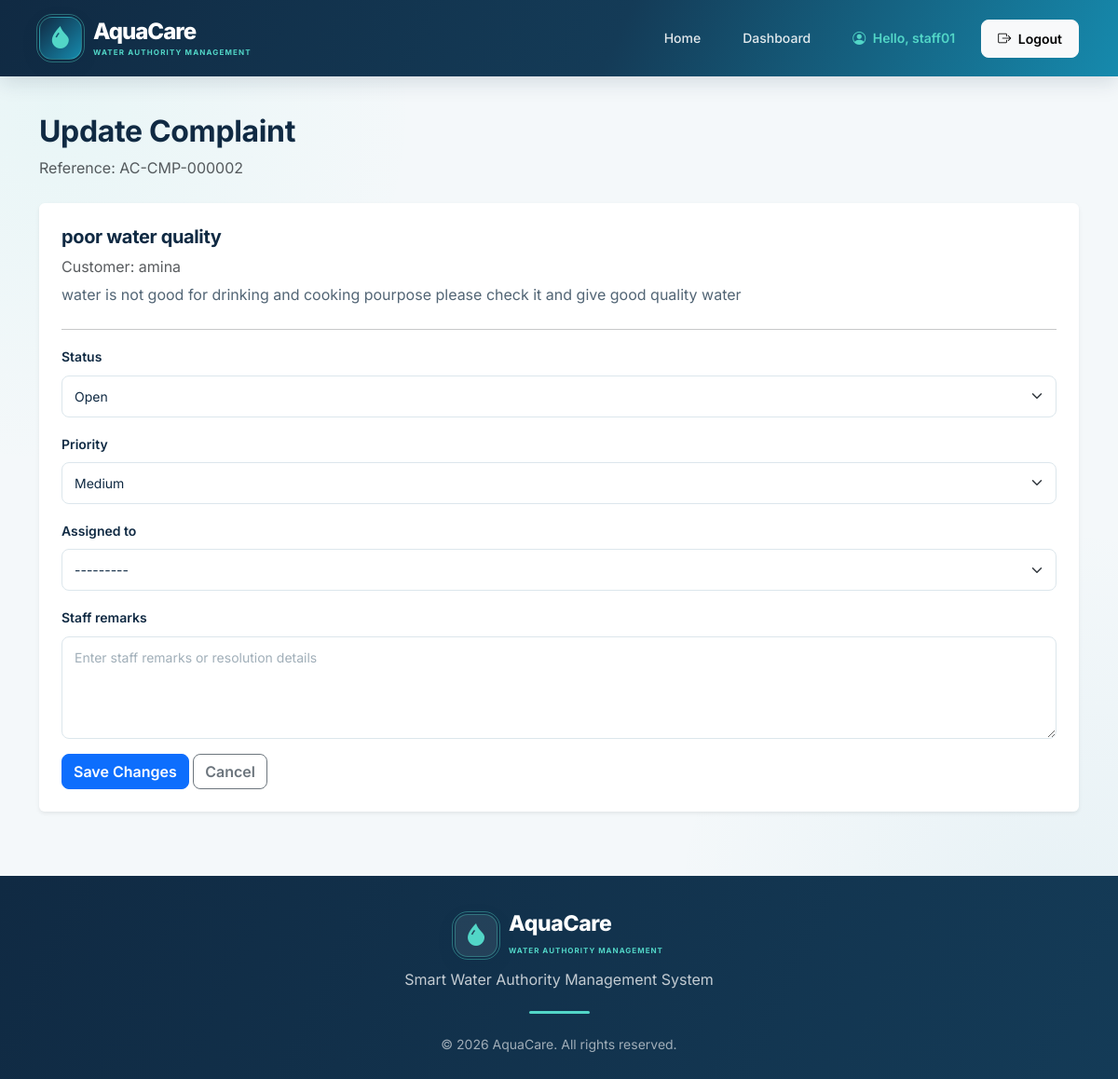
The app's page /staff/complaints/2/update/ (signed in) with its own data.
### accounts/models.py (models this page shows)
class CustomUser(AbstractUser):
    class Role(models.TextChoices):
        CUSTOMER = 'CUSTOMER', 'Customer'
        STAFF = 'STAFF', 'Water Authority Staff'
        MANAGER = 'MANAGER', 'Department Manager'
    role = models.CharField(
        max_length=20,
        choices=Role.choices,
        default=Role.CUSTOMER
    )
    phone_number = models.CharField(
        max_length=15,
        blank=True,
        null=True
    )
    address = models.TextField(
        blank=True,
        null=True
    )
    def __str__(self):
        return f"{self.username} - {self.get_role_display()}"

### complaints/models.py (models this page shows, shortened)
class Complaint(models.Model):
    class Category(models.TextChoices):
        WATER_SUPPLY = 'WATER_SUPPLY', 'Water Supply Issue'
        LEAKAGE = 'LEAKAGE', 'Water Leakage'
        BILLING = 'BILLING', 'Billing Issue'
        METER = 'METER', 'Meter Problem'
        QUALITY = 'QUALITY', 'Water Quality Issue'
        OTHER = 'OTHER', 'Other'
    class Status(models.TextChoices):
        OPEN = 'OPEN', 'Open'
        IN_PROGRESS = 'IN_PROGRESS', 'In Progress'
        RESOLVED = 'RESOLVED', 'Resolved'
        CLOSED = 'CLOSED', 'Closed'
    class Priority(models.TextChoices):
        LOW = 'LOW', 'Low'
        MEDIUM = 'MEDIUM', 'Medium'
        HIGH = 'HIGH', 'High'
        URGENT = 'URGENT', 'Urgent'
    customer = models.ForeignKey(
        settings.AUTH_USER_MODEL,
        on_delete=models.CASCADE,
        related_name='complaints'
    )
    complaint_number = models.CharField(
        max_length=30,
        unique=True,
        blank=True,
        null=True
    )
    category = models.CharField(
        max_length=30,
        choices=Category.choices
    )
    subject = models.CharField(max_length=200)
    description = models.TextField()
    priority = models.CharField(
        max_length=20,
        choices=Priority.choices,
        default=Priority.MEDIUM
    )
    status = models.CharField(
        max_length=20,
        choices=Status.choices,
        default=Status.OPEN
    )
    assigned_to = models.ForeignKey(
        settings.AUTH_USER_MODEL,
        on_delete=models.SET_NULL,
        null=True,
        blank=True,
        related_name='assigned_complaints'
    )
    staff_remarks = models.TextField(blank=True)
    submitted_at = models.DateTimeField(auto_now_add=True)
    updated_at = models.DateTimeField(auto_now=True)
    resolved_at = models.DateTimeField(null=True, blank=True)
    class Meta:
        ordering = ['-submitted_at']

### complaints/views.py (the view)
@login_required
def update_complaint(request, complaint_id):
    if not staff_or_manager_required(request.user):
        raise PermissionDenied(
            'Only staff or managers can update complaints.'
        )
    complaint = get_object_or_404(
        Complaint,
        id=complaint_id
    )
    if request.method == 'POST':
        form = ComplaintUpdateForm(
            request.POST,
            instance=complaint
        )
        if form.is_valid():
            updated_complaint = form.save(commit=False)
            if updated_complaint.status in [
                Complaint.Status.RESOLVED,
                Complaint.Status.CLOSED
            ]:
                if not updated_complaint.resolved_at:
                    updated_complaint.resolved_at = timezone.now()
            else:
                updated_complaint.resolved_at = None
            updated_complaint.save()
            messages.success(
                request,
                'Complaint updated successfully.'
            )
            return redirect(
                'complaint_detail',
                complaint_id=complaint.id
            )
    else:
        form = ComplaintUpdateForm(instance=complaint)
    return render(
        request,
        'complaints/update_complaint.html',
        {
            'form': form,
            'complaint': complaint
        }
    )

### complaints/forms.py
class ComplaintUpdateForm(forms.ModelForm):
    class Meta:
        model = Complaint
        fields = [
            'status',
            'priority',
            'assigned_to',
            'staff_remarks',
        ]
        widgets = {
            'status': forms.Select(
                attrs={'class': 'form-select'}
            ),
            'priority': forms.Select(
                attrs={'class': 'form-select'}
            ),
            'assigned_to': forms.Select(
                attrs={'class': 'form-select'}
            ),
            'staff_remarks': forms.Textarea(
                attrs={
                    'class': 'form-control',
                    'rows': 4,
                    'placeholder': 'Enter staff remarks or resolution details'
                }
            ),
        }
    def __init__(self, *args, **kwargs):
        super().__init__(*args, **kwargs)
        self.fields['assigned_to'].queryset = (
            CustomUser.objects.filter(
                role=CustomUser.Role.STAFF,
                is_active=True
            ).order_by('username')
        )
        self.fields['assigned_to'].required = False

### complaints/views.py (called while the page is built)
def staff_or_manager_required(user):
    return (
        user.is_authenticated
        and user.role in [
            CustomUser.Role.STAFF,
            CustomUser.Role.MANAGER
        ]
    )

### templates/complaints/update_complaint.html (shortened to what this page needs)
{% extends 'base.html' %}
{% block content %}
<div class="container py-4">
    <div class="mb-4">
        <h2>Update Complaint</h2>
        <p class="text-muted">
            Reference: {{ complaint.complaint_number }}
        </p>
    </div>
    <div class="card border-0 shadow-sm">
        <div class="card-body p-4">
            <div class="mb-4">
                <h5>{{ complaint.subject }}</h5>
                <p class="text-muted mb-1">
                    Customer: {{ complaint.customer.username }}
                </p>
                <p class="mb-0">
                    {{ complaint.description }}
                </p>
            </div>
            <hr>
            <form method="POST">
                {% for field in form %}
                    <div class="mb-3">
                        <label class="form-label fw-semibold">
                            {{ field.label }}
                        </label>
                        {{ field }}
                    </div>
                {% endfor %}
                <button type="submit" class="btn btn-primary">
                    Save Changes
                </button>
                <a href="{% url 'complaint_detail' complaint.id %}"
                   class="btn btn-outline-secondary">
                    Cancel
                </a>
            </form>
        </div>
    </div>
</div>
{% endblock %}

### templates/base.html (shortened to what this page needs)
{% load static %}
<!DOCTYPE html>
<html lang="en">
<head>
    <link href="https://cdn.jsdelivr.net/npm/bootstrap@5.3.3/dist/css/bootstrap.min.css"
          rel="stylesheet">
    <link rel="stylesheet"
          href="https://cdn.jsdelivr.net/npm/bootstrap-icons@1.11.3/font/bootstrap-icons.min.css">
    <link rel="stylesheet" href="{% static 'css/style.css' %}">
</head>
<body>
    <nav class="navbar navbar-expand-lg navbar-dark aquacare-navbar">
        <div class="container">
            <a class="navbar-brand aqua-brand" href="{% url 'home' %}">
                <span class="aqua-logo-icon">
                    <i class="bi bi-droplet-fill"></i>
                </span>
                <span class="aqua-brand-text">
                    <strong>AquaCare</strong>
                    <small>WATER AUTHORITY MANAGEMENT</small>
                </span>
            </a>
            <div class="collapse navbar-collapse" id="mainNavbar">
                <ul class="navbar-nav ms-auto align-items-lg-center">
                    <li class="nav-item">
                        <a class="nav-link" href="{% url 'home' %}">
                            Home
                        </a>
                    </li>
                    {% if user.is_authenticated %}
                        {% if user.role == 'CUSTOMER' %}
                            <li class="nav-item">
                                <a class="nav-link"
                                   href="{% url 'customer_dashboard' %}">
                                    Dashboard
                                </a>
                            </li>
                        {% elif user.role == 'STAFF' %}
                            <li class="nav-item">
                                <a class="nav-link"
                                   href="{% url 'staff_dashboard' %}">
                                    Dashboard
                                </a>
                            </li>
                        {% endif %}
                        <li class="nav-item">
                            <span class="nav-link user-welcome">
                                <i class="bi bi-person-circle me-1"></i>
                                Hello, {{ user.first_name|default:user.username }}
                            </span>
                        </li>
                        <li class="nav-item ms-lg-2">
                            <form method="POST" action="{% url 'logout' %}">
                                <button type="submit"
                                        class="btn btn-light btn-sm logout-btn">
                                    <i class="bi bi-box-arrow-right me-1"></i>
                                    Logout
                                </button>
                            </form>
                        </li>
                    {% endif %}
                </ul>
            </div>
        </div>
    </nav>
    <main class="main-content">
        {% block content %}
        {% endblock %}
    </main>
    <footer class="aquacare-footer">
        <div class="container">
            <div class="footer-brand">
                <span class="aqua-logo-icon footer-logo-icon">
                    <i class="bi bi-droplet-fill"></i>
                </span>
                <div class="footer-brand-text">
                    <h5>AquaCare</h5>
                    <small>WATER AUTHORITY MANAGEMENT</small>
                </div>
            </div>
            <p class="footer-description">
                Smart Water Authority Management System
            </p>
            <div class="footer-divider"></div>
            <small class="footer-copyright">
                © 2026 AquaCare. All rights reserved.
            </small>
        </div>
    </footer>
</body>
</html>

### records on screen
CustomUser: first_name "staff01"
Complaint: complaint_number "AC-CMP-000002", subject "poor water quality", customer.username "amina", description "water is not good for drinking and cooking pourpose please check it and give good quality water", form "Open" "Medium" "---------"

### other values on screen
{{ field.label }} "Status" "Priority" "Assigned to" "Staff remarks"
